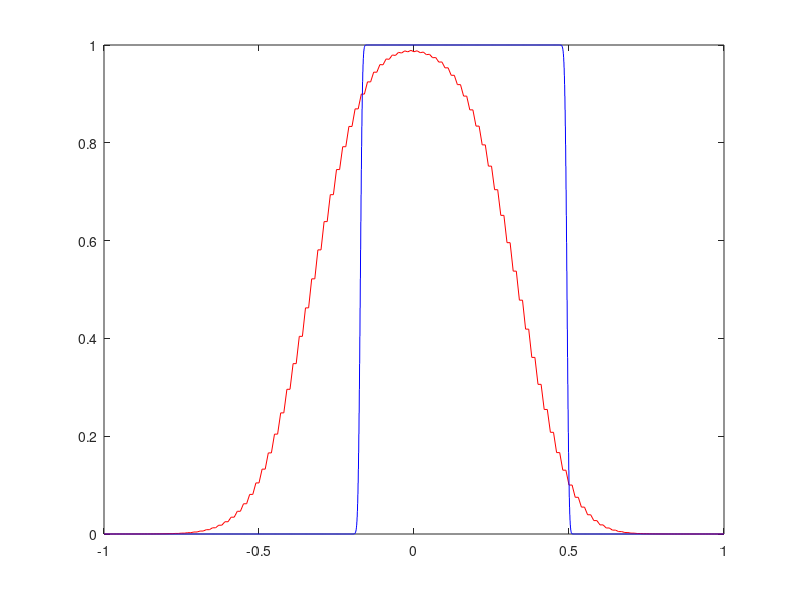

This figure's MATLAB source:
M = zeros(501, 201);
delta_x = 0.01;
delta_t = 0.8*0.01;
lambda = 0.8;
x_data_1 = linspace(-1, 1, 201);
x_data_2 = linspace(-1, 1, 5001);
for i = 1:201
    if (abs(delta_x*i - 1.01) < (1/3))
        M(1, i) = 1;
    end
end

for row = 2:501
    for col = 2:200
        M(row, col) = M(row-1, col+1)*0.1 + M(row-1, col-1)*0.9;
    end
    M(row, 1) = M(row-1, 200) *0.9 + M(row-1, 2)*0.1;
    M(row, 201) = M(row, 1);
end
M
N = zeros(501, 5001);

for i = 1:5001
    if (abs((2/5000)*i -2501/2500)< (1/3))
        N(1, i) = 1;
    end
end

for row = 2:501
    for col = 2:5000
        N(row, col) = N(row-1, col+1)*0.1 + N(row-1, col-1)*0.9;
    end
    N(row, 1) = N(row-1, 5000) *0.9 + N(row-1, 2)*0.1;
    N(row, 5001) = N(row, 1);
end
N
plot(x_data_1, M(501, :), 'r', x_data_2, N(501, :), 'b')
